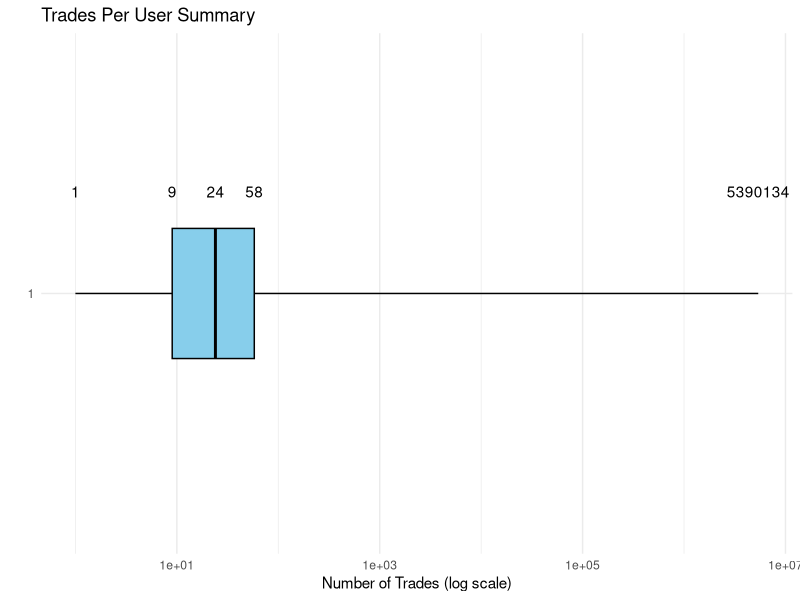
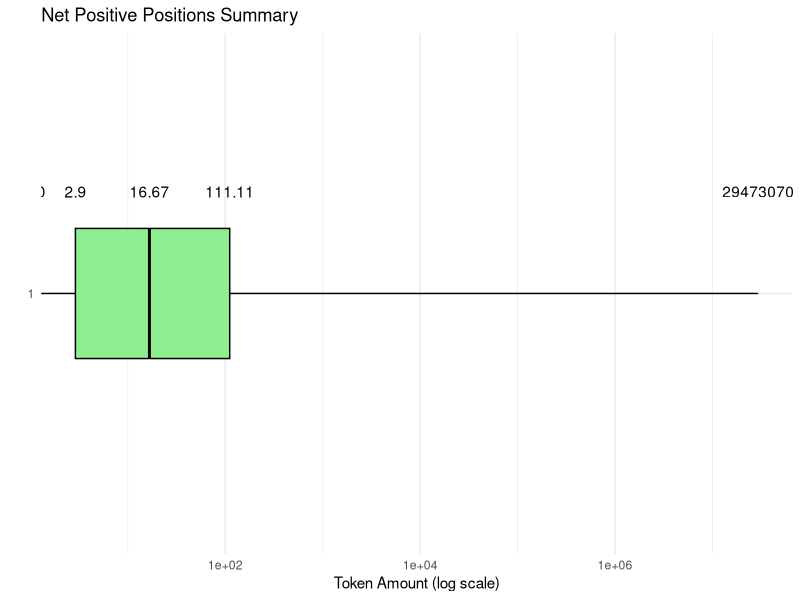
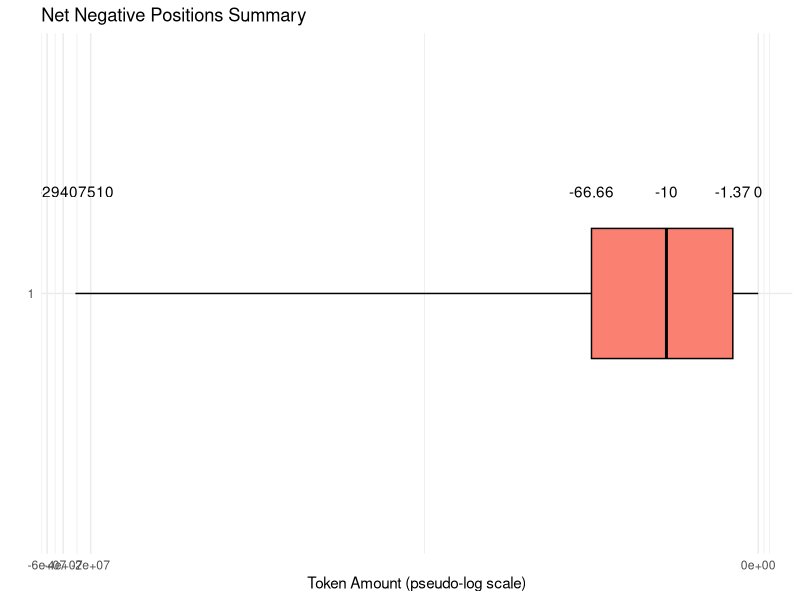

Generate these figures, in order, with R:
library(ggplot2)

# Five-number summary
five_num <- data.frame(
  x = 1,
  ymin = 1,
  lower = 9,
  middle = 24,
  upper = 58,
  ymax = 5390134
)

# Create the boxplot
ggplot(five_num, aes(x = factor(x))) +
  geom_boxplot(aes(
    ymin = ymin,
    lower = lower,
    middle = middle,
    upper = upper,
    ymax = ymax
  ), stat = "identity", fill = "skyblue", color = "black", width = 0.3) +
  
  # Add numerical labels above the box, slightly lower than before
  geom_text(aes(x = factor(x), y = ymin, label = ymin), color = "black", vjust = -8) +
  geom_text(aes(x = factor(x), y = lower, label = lower), color = "black", vjust = -8) +
  geom_text(aes(x = factor(x), y = middle, label = middle), color = "black", vjust = -8) +
  geom_text(aes(x = factor(x), y = upper, label = upper), color = "black", vjust = -8) +
  geom_text(aes(x = factor(x), y = ymax, label = ymax), color = "black", vjust = -8) +
  
  scale_y_log10() +
  coord_flip() +
  labs(title = "Trades Per User Summary",
       x = "",
       y = "Number of Trades (log scale)") +
  theme_minimal()

#######################################################################################
# Five-number summary for net positions
five_num_net <- data.frame(
  x = 1,
  ymin = 0,
  lower = 2.9,
  middle = 16.67,
  upper = 111.11,
  ymax = 2.947307e+07
)

# Create the boxplot
ggplot(five_num_net, aes(x = factor(x))) +
  geom_boxplot(aes(
    ymin = ymin,
    lower = lower,
    middle = middle,
    upper = upper,
    ymax = ymax
  ), stat = "identity", fill = "lightgreen", color = "black", width = 0.3) +
  
  # Add numerical labels above the box
  geom_text(aes(x = factor(x), y = ymin, label = ymin), color = "black", vjust = -8) +
  geom_text(aes(x = factor(x), y = lower, label = lower), color = "black", vjust = -8) +
  geom_text(aes(x = factor(x), y = middle, label = middle), color = "black", vjust = -8) +
  geom_text(aes(x = factor(x), y = upper, label = upper), color = "black", vjust = -8) +
  geom_text(aes(x = factor(x), y = ymax, label = ymax), color = "black", vjust = -8) +
  
  scale_y_log10() +
  coord_flip() +
  labs(title = "Net Positive Positions Summary",
       x = "",
       y = "Token Amount (log scale)") +
  theme_minimal()


#######################################################################################
library(ggplot2)

# Five-number summary for negative positions
five_num_neg <- data.frame(
  x = 1,
  ymin = -2.940751e+07,
  lower = -66.66,
  middle = -10,
  upper = -1.37,
  ymax = 0
)

# Create the boxplot
ggplot(five_num_neg, aes(x = factor(x))) +
  geom_boxplot(aes(
    ymin = ymin,
    lower = lower,
    middle = middle,
    upper = upper,
    ymax = ymax
  ), stat = "identity", fill = "salmon", color = "black", width = 0.3) +
  
  # Add numerical labels above the box
  geom_text(aes(x = factor(x), y = ymin, label = ymin), color = "black", vjust = -8) +
  geom_text(aes(x = factor(x), y = lower, label = lower), color = "black", vjust = -8) +
  geom_text(aes(x = factor(x), y = middle, label = middle), color = "black", vjust = -8) +
  geom_text(aes(x = factor(x), y = upper, label = upper), color = "black", vjust = -8) +
  geom_text(aes(x = factor(x), y = ymax, label = ymax), color = "black", vjust = -8) +
  
  # Pseudo-log transformation keeps negative values visible
  scale_y_continuous(trans = "pseudo_log") +
  coord_flip() +
  labs(title = "Net Negative Positions Summary",
       x = "",
       y = "Token Amount (pseudo-log scale)") +
  theme_minimal()
